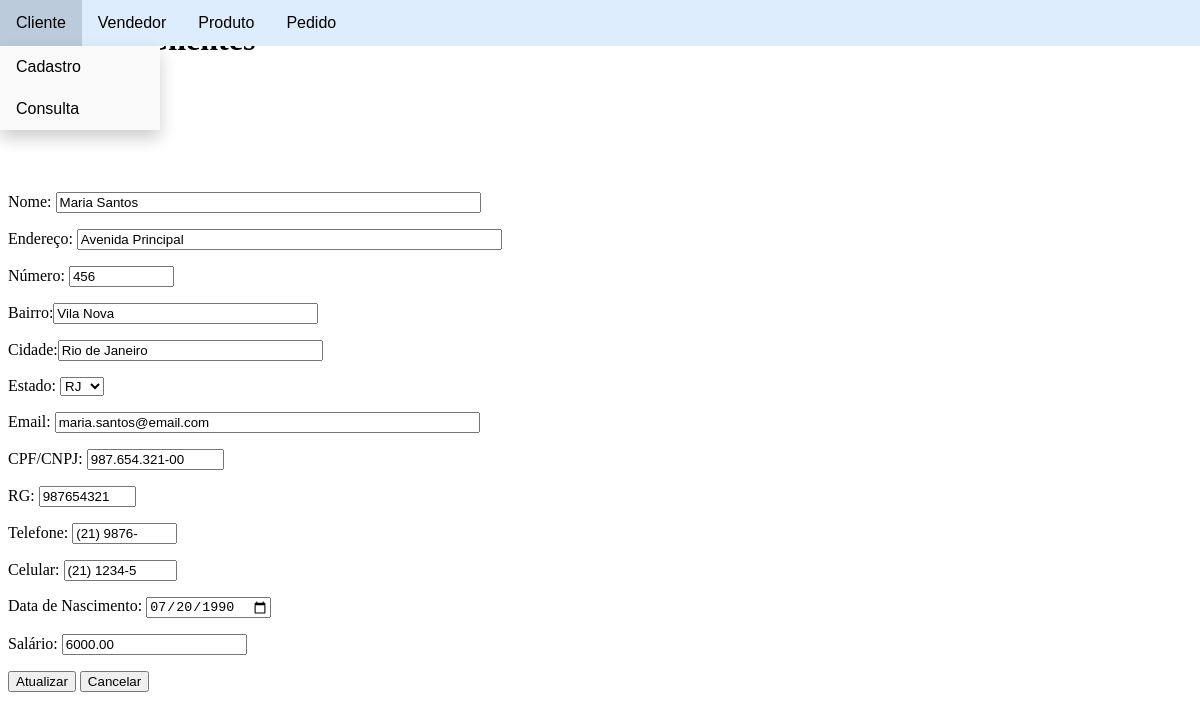
Screenshot of /cliente/atualizarCliente.php?id=2 with the database file from the repository.
### tables this page shows
CREATE TABLE tb_cliente(
    id INTEGER AUTO_INCREMENT PRIMARY KEY,
    nome VARCHAR(50),
    endereco VARCHAR(50),
    numero VARCHAR(10),
    bairro VARCHAR(30),
    cidade VARCHAR(30),
    estado CHAR(2),
    email VARCHAR(50),
    cpf_cnpj VARCHAR(14),
    rg VARCHAR(9),
    telefone VARCHAR(10),
    celular VARCHAR(11),
    data_nasc DATE,
    salario NUMERIC(12,2)
) engine INNODB;

### cliente/atualizarCliente.php (the view, shortened to what this page needs)
<?php
if (isset($_GET['id'])) {
    include('../conexao.php');
    $id=$_GET['id'];
    $query="SELECT * FROM tb_cliente WHERE id=$id";
    $result=mysqli_query($con,$query);
    $row=mysqli_fetch_assoc($result);
?>
<!DOCTYPE html>
<html lang="pt-BR">
<head>
</head>
<body>
    <h1>Atualizar Clientes</h1>
    <?php
        include('../navbar.php');
    ?>
    <form method="POST">
        <div class="formulario">
            <p><label>Nome: <input type="text" maxlength="50" name="nome" size="50" value="<?php echo $row['nome']; ?>"></label></p>
            <p><label>Endereço: <input type="text" maxlength="50" name="endereco" size="50" value="<?php echo $row['endereco']; ?>"></label></p>
            <p><label>Número: <input type="text" maxlength="10" name="numero" size="10" value="<?php echo $row['numero']; ?>"></label></p>
            <p><label>Bairro:<input type="text" maxlength="30" name="bairro" size="30" value="<?php echo $row['bairro']; ?>"></label></p>
            <p><label>Cidade:<input type="text" maxlength="30" name="cidade" size="30" value="<?php echo $row['cidade']; ?>"></label></p>
            <p><label>Estado:
            <select name="estado">
                <?php $estado = isset($row['estado']) ? strtoupper($row["estado"]) : ''?>
                <option value="RJ"<?php if ($estado == "RJ") echo " selected"; ?>>RJ</option>
            </select></label></p>
            <p><label>Email: <input type="email" maxlength="50" name="email" size="50" value="<?php echo $row['email']; ?>"></label></p>
            <p><label>CPF/CNPJ: <input type="text" maxlength="14" name="cpf_cnpj" size="14" value="<?php echo $row['cpf_cnpj']; ?>"></label></p>
            <p><label>RG: <input type="text" maxlength="9" name="rg" size="9" value="<?php echo $row['rg']; ?>"></label></p>
            <p><label>Telefone: <input type="text" maxlength="10" name="telefone" size="10" value="<?php echo $row['telefone']; ?>"></label></p>
            <p><label>Celular: <input type="text" maxlength="11" name="celular" size="11" value="<?php echo $row['celular']; ?>"></label></p>
            <p><label>Data de Nascimento: <input type="date" name="data_nasc" value="<?php echo $row['data_nasc']; ?>"></label></p>
            <p><label>Salário: <input type="number" step="200" name="salario" size="14" value="<?php echo $row['salario']; ?>"></label></p>
        </div>
        <div class="botoes">
            <input type="submit" name="atualizar" value="Atualizar">
            <input type="submit" name="cancelar" value="Cancelar">
        </div>
    </form>
    <?php
    }
    ?>

### rows the page displays
tb_cliente: nome "Maria Santos", endereco "Avenida Principal", numero "456", bairro "Vila Nova", cidade "Rio de Janeiro", estado "RJ", email "maria.santos@email.com", cpf_cnpj "987.654.321-00", rg "987654321", telefone "(21) 9876-", celular "(21) 1234-5", data_nasc "07/20/1990", salario "6000.00"
